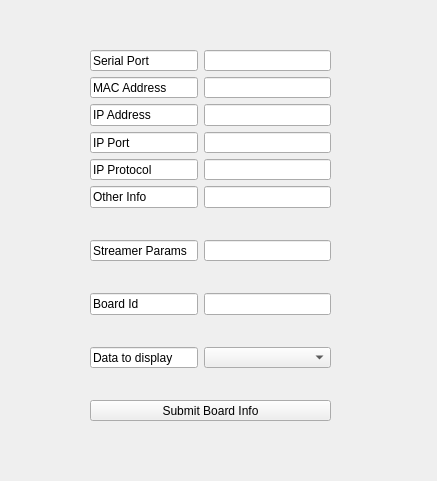
<?xml version="1.0" encoding="UTF-8"?>
<ui version="4.0">
 <class>BrainFlowSetupWidget</class>
 <widget class="QWidget" name="BrainFlowSetupWidget">
  <property name="geometry">
   <rect>
    <x>0</x>
    <y>0</y>
    <width>437</width>
    <height>481</height>
   </rect>
  </property>
  <property name="windowTitle">
   <string>Form</string>
  </property>
  <widget class="QWidget" name="formLayoutWidget">
   <property name="geometry">
    <rect>
     <x>90</x>
     <y>50</y>
     <width>241</width>
     <height>371</height>
    </rect>
   </property>
   <layout class="QFormLayout" name="formLayout">
    <item row="0" column="0">
     <widget class="QLineEdit" name="lineEdit">
      <property name="text">
       <string>Serial Port</string>
      </property>
      <property name="readOnly">
       <bool>true</bool>
      </property>
     </widget>
    </item>
    <item row="0" column="1">
     <widget class="QLineEdit" name="serialPort"/>
    </item>
    <item row="1" column="0">
     <widget class="QLineEdit" name="lineEdit_3">
      <property name="text">
       <string>MAC Address</string>
      </property>
      <property name="readOnly">
       <bool>true</bool>
      </property>
     </widget>
    </item>
    <item row="1" column="1">
     <widget class="QLineEdit" name="macAddress"/>
    </item>
    <item row="2" column="0">
     <widget class="QLineEdit" name="lineEdit_5">
      <property name="text">
       <string>IP Address</string>
      </property>
      <property name="readOnly">
       <bool>true</bool>
      </property>
     </widget>
    </item>
    <item row="2" column="1">
     <widget class="QLineEdit" name="ipAddress"/>
    </item>
    <item row="3" column="0">
     <widget class="QLineEdit" name="lineEdit_7">
      <property name="text">
       <string>IP Port</string>
      </property>
      <property name="readOnly">
       <bool>true</bool>
      </property>
     </widget>
    </item>
    <item row="3" column="1">
     <widget class="QLineEdit" name="ipPort"/>
    </item>
    <item row="4" column="0">
     <widget class="QLineEdit" name="lineEdit_11">
      <property name="text">
       <string>IP Protocol</string>
      </property>
     </widget>
    </item>
    <item row="4" column="1">
     <widget class="QLineEdit" name="ipProtocol"/>
    </item>
    <item row="5" column="0">
     <widget class="QLineEdit" name="lineEdit_9">
      <property name="text">
       <string>Other Info</string>
      </property>
      <property name="readOnly">
       <bool>true</bool>
      </property>
     </widget>
    </item>
    <item row="5" column="1">
     <widget class="QLineEdit" name="otherInfo"/>
    </item>
    <item row="6" column="0" colspan="2">
     <spacer name="horizontalSpacer_3">
      <property name="orientation">
       <enum>Qt::Horizontal</enum>
      </property>
      <property name="sizeHint" stdset="0">
       <size>
        <width>40</width>
        <height>20</height>
       </size>
      </property>
     </spacer>
    </item>
    <item row="7" column="0">
     <widget class="QLineEdit" name="lineEdit_15">
      <property name="text">
       <string>Streamer Params</string>
      </property>
      <property name="readOnly">
       <bool>true</bool>
      </property>
     </widget>
    </item>
    <item row="7" column="1">
     <widget class="QLineEdit" name="streamerParams"/>
    </item>
    <item row="8" column="0" colspan="2">
     <spacer name="horizontalSpacer">
      <property name="orientation">
       <enum>Qt::Horizontal</enum>
      </property>
      <property name="sizeHint" stdset="0">
       <size>
        <width>40</width>
        <height>20</height>
       </size>
      </property>
     </spacer>
    </item>
    <item row="9" column="0">
     <widget class="QLineEdit" name="lineEdit_13">
      <property name="text">
       <string>Board Id</string>
      </property>
      <property name="readOnly">
       <bool>true</bool>
      </property>
     </widget>
    </item>
    <item row="9" column="1">
     <widget class="QLineEdit" name="boardId"/>
    </item>
    <item row="13" column="0" colspan="2">
     <widget class="QPushButton" name="submitInfo">
      <property name="text">
       <string>Submit Board Info</string>
      </property>
     </widget>
    </item>
    <item row="11" column="0">
     <widget class="QLineEdit" name="lineEdit_2">
      <property name="text">
       <string>Data to display</string>
      </property>
      <property name="readOnly">
       <bool>true</bool>
      </property>
     </widget>
    </item>
    <item row="10" column="0" colspan="2">
     <spacer name="horizontalSpacer_2">
      <property name="orientation">
       <enum>Qt::Horizontal</enum>
      </property>
      <property name="sizeHint" stdset="0">
       <size>
        <width>40</width>
        <height>20</height>
       </size>
      </property>
     </spacer>
    </item>
    <item row="11" column="1">
     <widget class="QComboBox" name="dataType"/>
    </item>
    <item row="12" column="0" colspan="2">
     <spacer name="horizontalSpacer_4">
      <property name="orientation">
       <enum>Qt::Horizontal</enum>
      </property>
      <property name="sizeHint" stdset="0">
       <size>
        <width>40</width>
        <height>20</height>
       </size>
      </property>
     </spacer>
    </item>
   </layout>
  </widget>
 </widget>
 <resources/>
 <connections/>
</ui>
